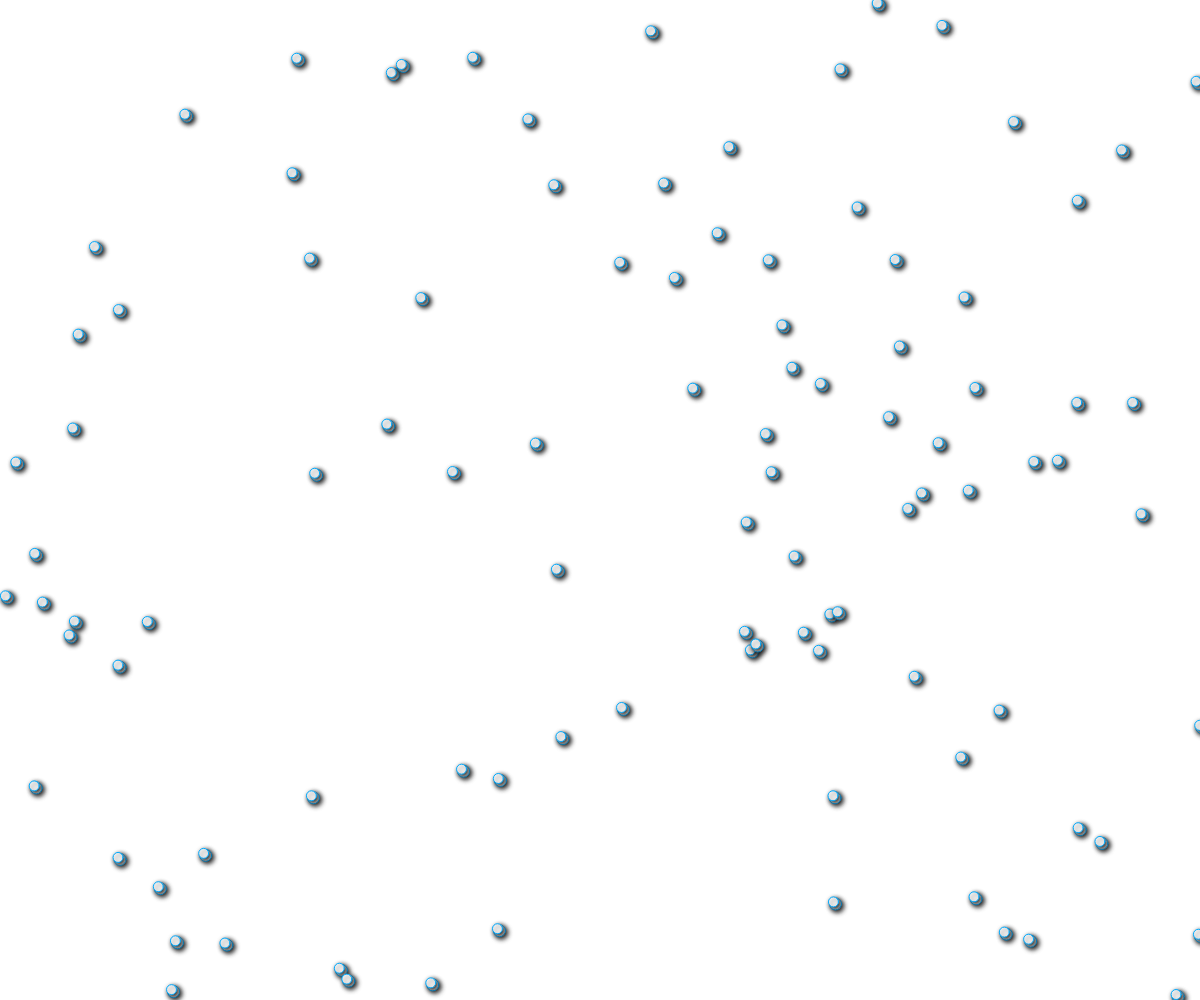
Frame 1 (no input)
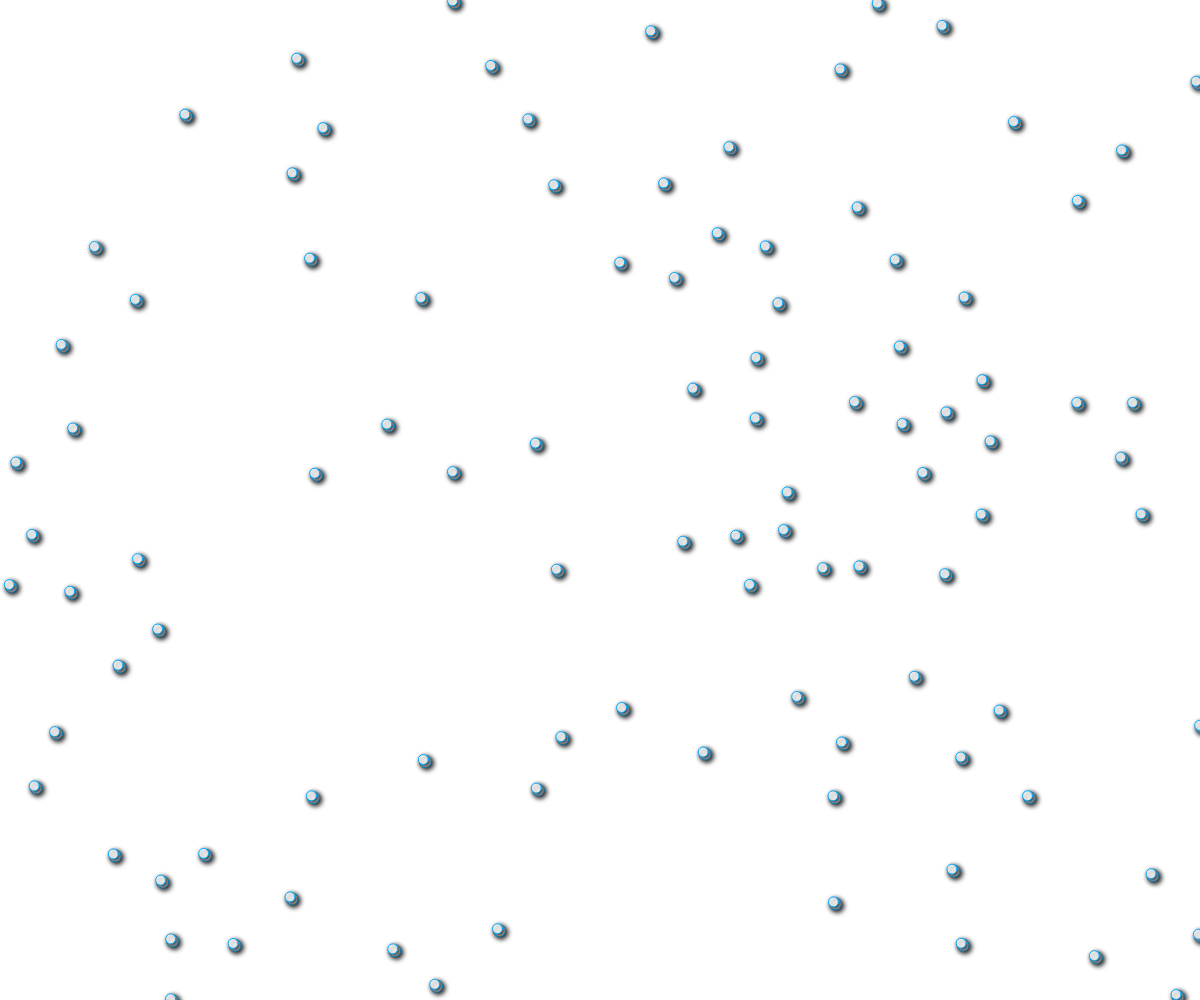
Frame 60 (no input)
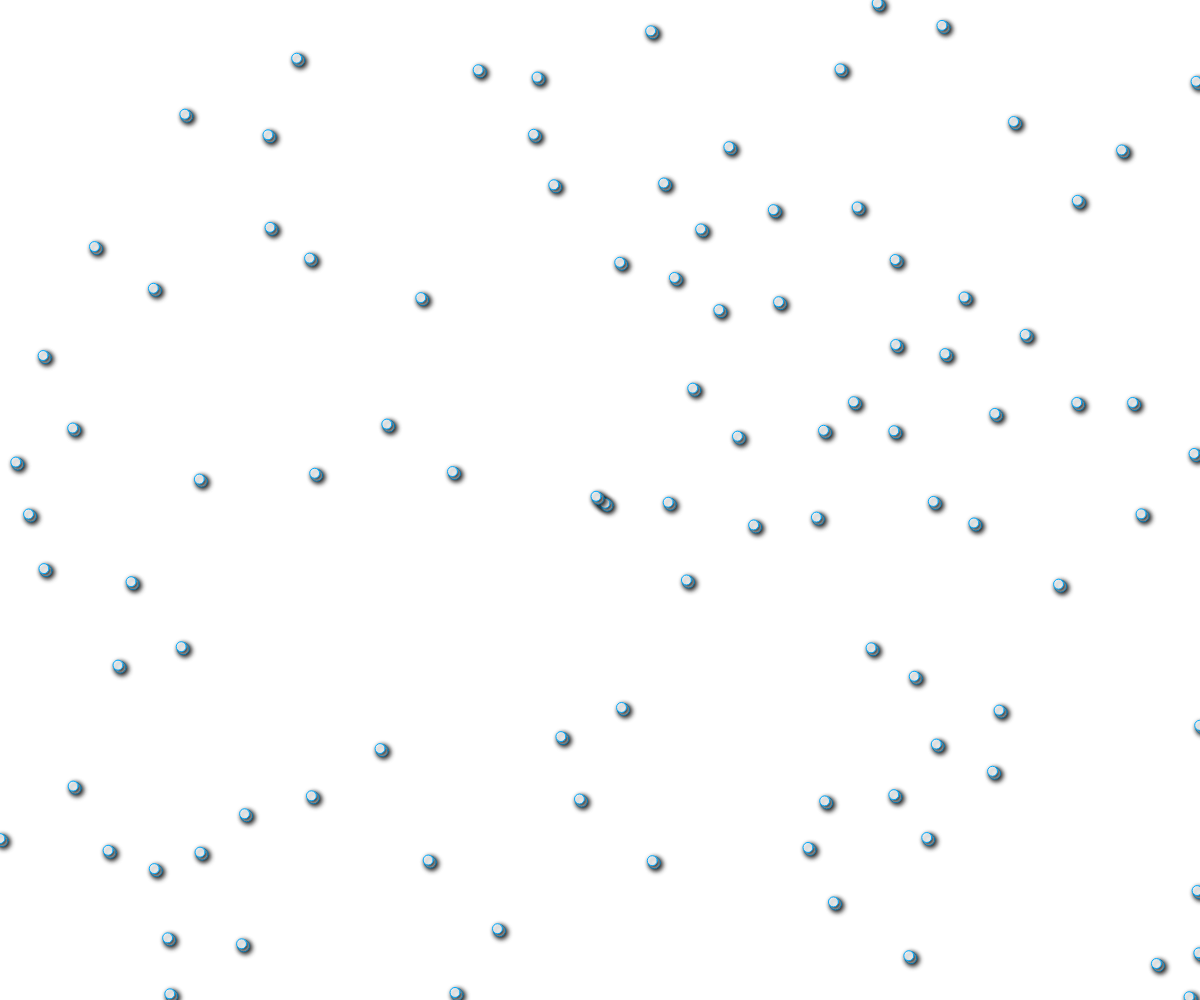
Frame 120 (the mouse pressed at the canvas centre since frame 60)

The p5.js sketch that drew these frames (run headless with seeded random() and noise() and a simulated clock; from frame 60 on, the mouse is pressed at the canvas centre):

// p5.js sketch
// ── sketch.js
let invertColors = false;
class Particle {
  constructor() {
    this.pos = createVector(random(width), random(height));
    this.vel = createVector(0, 0);
    this.acc = createVector(0, 0);
    this.maxSpeed = 2;
    this.prevPos = this.pos.copy();
  }
  update() {
    this.prevPos = this.pos.copy();
    this.vel.add(this.acc);
    this.vel.limit(this.maxSpeed);
    this.pos.add(this.vel);
    this.acc.set(0, 0);
  }
  applyForce(force) {
    this.acc.add(force);
  }
  interact() {
    let mouse = createVector(mouseX, mouseY);
    let dir = p5.Vector.sub(this.pos, mouse);
    let dist = dir.mag();
    dir.normalize();
    if (mouseIsPressed) {
      dir.mult(-1);
    }
    if (dist < 100) {
      this.applyForce(dir);
    }
  }
  repel(other) {
    let dir = p5.Vector.sub(this.pos, other.pos);
    let dist = dir.mag();
    if (dist < 50) {
      dir.normalize();
      dir.div(dist);
      this.applyForce(dir);
      other.applyForce(dir.mult(-1));
    }
  }
  edges() {
    if (this.pos.x > width) {
      this.pos.x = width;
      this.vel.x *= -1;
    } else if (this.pos.x < 0) {
      this.pos.x = 0;
      this.vel.x *= -1;
    }
    if (this.pos.y > height) {
      this.pos.y = height;
      this.vel.y *= -1;
    } else if (this.pos.y < 0) {
      this.pos.y = 0;
      this.vel.y *= -1;
    }
  }
  display() {
    stroke(200, 100, 100);
    line(this.pos.x, this.pos.y, this.prevPos.x, this.prevPos.y);
    fill(invertColors ? 20 : 220);
    ellipse(this.pos.x + 2, this.pos.y + 2, 12);
    fill(invertColors ? 40 : 200);
    ellipse(this.pos.x, this.pos.y, 10);
  }
}
let particles = [];
function setup() {
  createCanvas(windowWidth, windowHeight);
  colorMode(HSB, 360, 100, 100);
  ellipseMode(CENTER);
  for (let i = 0; i < 100; i++) {
    particles[i] = new Particle();
  }
}
function draw() {
  background(invertColors ? 0 : 240, 10);
  drawingContext.shadowOffsetX = 2;
  drawingContext.shadowOffsetY = 2;
  drawingContext.shadowBlur = 5;
  drawingContext.shadowColor = color(0, 0, invertColors ? 40 : 10);
  let boundary = new Rectangle(width / 2, height / 2, width / 2, height / 2);
  let qtree = new QuadTree(boundary, 100);
  for (let p of particles) {
    qtree.insert(p);
  }
  for (let p of particles) {
    let range = new Rectangle(p.pos.x, p.pos.y, 50, 50);
    let others = qtree.query(range);
    for (let other of others) {
      if (p !== other) {
        p.repel(other);
      }
    }
    p.interact();
    p.update();
    p.edges();
    p.display();
  }
}
function mouseClicked() {
  invertColors = !invertColors;
}
function windowResized() {
  resizeCanvas(windowWidth, windowHeight);
}

// ── quadtree.js
class QuadTree {
  constructor(boundary, capacity) {
    this.boundary = boundary;
    this.capacity = capacity;
    this.particles = [];
    this.divided = false;
  }
  insert(particle) {
    if (!this.boundary.contains(particle)) {
      return false;
    }
    if (this.particles.length < this.capacity) {
      this.particles.push(particle);
      return true;
    } else {
      if (!this.divided) {
        this.subdivide();
      }
      if (this.northeast.insert(particle)) {
        return true;
      } else if (this.northwest.insert(particle)) {
        return true;
      } else if (this.southeast.insert(particle)) {
        return true;
      } else if (this.southwest.insert(particle)) {
        return true;
      }
    }
  }
  subdivide() {
    let x = this.boundary.x;
    let y = this.boundary.y;
    let w = this.boundary.w / 2;
    let h = this.boundary.h / 2;
    let ne = new Rectangle(x + w / 2, y - h / 2, w / 2, h / 2);
    this.northeast = new QuadTree(ne, this.capacity);
    let nw = new Rectangle(x - w / 2, y - h / 2, w / 2, h / 2);
    this.northwest = new QuadTree(nw, this.capacity);
    let se = new Rectangle(x + w / 2, y + h / 2, w / 2, h / 2);
    this.southeast = new QuadTree(se, this.capacity);
    let sw = new Rectangle(x - w / 2, y + h / 2, w / 2, h / 2);
    this.southwest = new QuadTree(sw, this.capacity);
    this.divided = true;
  }
  query(range, found) {
    if (!found) {
      found = [];
    }
    if (!this.boundary.intersects(range)) {
      return found;
    } else {
      for (let p of this.particles) {
        if (range.contains(p)) {
          found.push(p);
        }
      }
      if (this.divided) {
        this.northwest.query(range, found);
        this.northeast.query(range, found);
        this.southwest.query(range, found);
        this.southeast.query(range, found);
      }
    }
    return found;
  }
}
class Rectangle {
  constructor(x, y, w, h) {
    this.x = x;
    this.y = y;
    this.w = w;
    this.h = h;
  }
  contains(particle) {
    let x = particle.pos.x;
    let y = particle.pos.y;
    return (x >= this.x - this.w &&
            x < this.x + this.w &&
            y >= this.y - this.h &&
            y < this.y + this.h);
  }
  intersects(range) {
    return !(range.x - range.w > this.x + this.w ||
             range.x + range.w < this.x - this.w ||
             range.y - range.h > this.y + this.h ||
             range.y + range.h < this.y - this.h);
  }
}
